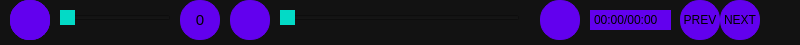
<?xml version="1.0" encoding="UTF-8"?>
<ui version="4.0">
 <class>Settings</class>
 <widget class="QWidget" name="Settings">
  <property name="geometry">
   <rect>
    <x>0</x>
    <y>0</y>
    <width>800</width>
    <height>45</height>
   </rect>
  </property>
  <property name="sizePolicy">
   <sizepolicy hsizetype="Fixed" vsizetype="Fixed">
    <horstretch>0</horstretch>
    <verstretch>0</verstretch>
   </sizepolicy>
  </property>
  <property name="minimumSize">
   <size>
    <width>800</width>
    <height>40</height>
   </size>
  </property>
  <property name="palette">
   <palette>
    <active>
     <colorrole role="WindowText">
      <brush brushstyle="SolidPattern">
       <color alpha="255">
        <red>255</red>
        <green>255</green>
        <blue>255</blue>
       </color>
      </brush>
     </colorrole>
     <colorrole role="Button">
      <brush brushstyle="SolidPattern">
       <color alpha="255">
        <red>18</red>
        <green>18</green>
        <blue>18</blue>
       </color>
      </brush>
     </colorrole>
     <colorrole role="Light">
      <brush brushstyle="SolidPattern">
       <color alpha="255">
        <red>81</red>
        <green>85</green>
        <blue>94</blue>
       </color>
      </brush>
     </colorrole>
     <colorrole role="Midlight">
      <brush brushstyle="SolidPattern">
       <color alpha="255">
        <red>67</red>
        <green>71</green>
        <blue>78</blue>
       </color>
      </brush>
     </colorrole>
     <colorrole role="Dark">
      <brush brushstyle="SolidPattern">
       <color alpha="255">
        <red>27</red>
        <green>28</green>
        <blue>31</blue>
       </color>
      </brush>
     </colorrole>
     <colorrole role="Mid">
      <brush brushstyle="SolidPattern">
       <color alpha="255">
        <red>36</red>
        <green>38</green>
        <blue>42</blue>
       </color>
      </brush>
     </colorrole>
     <colorrole role="Text">
      <brush brushstyle="SolidPattern">
       <color alpha="255">
        <red>255</red>
        <green>255</green>
        <blue>255</blue>
       </color>
      </brush>
     </colorrole>
     <colorrole role="BrightText">
      <brush brushstyle="SolidPattern">
       <color alpha="255">
        <red>255</red>
        <green>255</green>
        <blue>255</blue>
       </color>
      </brush>
     </colorrole>
     <colorrole role="ButtonText">
      <brush brushstyle="SolidPattern">
       <color alpha="255">
        <red>255</red>
        <green>255</green>
        <blue>255</blue>
       </color>
      </brush>
     </colorrole>
     <colorrole role="Base">
      <brush brushstyle="SolidPattern">
       <color alpha="255">
        <red>18</red>
        <green>18</green>
        <blue>18</blue>
       </color>
      </brush>
     </colorrole>
     <colorrole role="Window">
      <brush brushstyle="SolidPattern">
       <color alpha="255">
        <red>18</red>
        <green>18</green>
        <blue>18</blue>
       </color>
      </brush>
     </colorrole>
     <colorrole role="Shadow">
      <brush brushstyle="SolidPattern">
       <color alpha="255">
        <red>0</red>
        <green>0</green>
        <blue>0</blue>
       </color>
      </brush>
     </colorrole>
     <colorrole role="AlternateBase">
      <brush brushstyle="SolidPattern">
       <color alpha="255">
        <red>27</red>
        <green>28</green>
        <blue>31</blue>
       </color>
      </brush>
     </colorrole>
     <colorrole role="ToolTipBase">
      <brush brushstyle="SolidPattern">
       <color alpha="255">
        <red>255</red>
        <green>255</green>
        <blue>220</blue>
       </color>
      </brush>
     </colorrole>
     <colorrole role="ToolTipText">
      <brush brushstyle="SolidPattern">
       <color alpha="255">
        <red>0</red>
        <green>0</green>
        <blue>0</blue>
       </color>
      </brush>
     </colorrole>
     <colorrole role="PlaceholderText">
      <brush brushstyle="SolidPattern">
       <color alpha="128">
        <red>255</red>
        <green>255</green>
        <blue>255</blue>
       </color>
      </brush>
     </colorrole>
    </active>
    <inactive>
     <colorrole role="WindowText">
      <brush brushstyle="SolidPattern">
       <color alpha="255">
        <red>255</red>
        <green>255</green>
        <blue>255</blue>
       </color>
      </brush>
     </colorrole>
     <colorrole role="Button">
      <brush brushstyle="SolidPattern">
       <color alpha="255">
        <red>18</red>
        <green>18</green>
        <blue>18</blue>
       </color>
      </brush>
     </colorrole>
     <colorrole role="Light">
      <brush brushstyle="SolidPattern">
       <color alpha="255">
        <red>81</red>
        <green>85</green>
        <blue>94</blue>
       </color>
      </brush>
     </colorrole>
     <colorrole role="Midlight">
      <brush brushstyle="SolidPattern">
       <color alpha="255">
        <red>67</red>
        <green>71</green>
        <blue>78</blue>
       </color>
      </brush>
     </colorrole>
     <colorrole role="Dark">
      <brush brushstyle="SolidPattern">
       <color alpha="255">
        <red>27</red>
        <green>28</green>
        <blue>31</blue>
       </color>
      </brush>
     </colorrole>
     <colorrole role="Mid">
      <brush brushstyle="SolidPattern">
       <color alpha="255">
        <red>36</red>
        <green>38</green>
        <blue>42</blue>
       </color>
      </brush>
     </colorrole>
     <colorrole role="Text">
      <brush brushstyle="SolidPattern">
       <color alpha="255">
        <red>255</red>
        <green>255</green>
        <blue>255</blue>
       </color>
      </brush>
     </colorrole>
     <colorrole role="BrightText">
      <brush brushstyle="SolidPattern">
       <color alpha="255">
        <red>255</red>
        <green>255</green>
        <blue>255</blue>
       </color>
      </brush>
     </colorrole>
     <colorrole role="ButtonText">
      <brush brushstyle="SolidPattern">
       <color alpha="255">
        <red>255</red>
        <green>255</green>
        <blue>255</blue>
       </color>
      </brush>
     </colorrole>
     <colorrole role="Base">
      <brush brushstyle="SolidPattern">
       <color alpha="255">
        <red>18</red>
        <green>18</green>
        <blue>18</blue>
       </color>
      </brush>
     </colorrole>
     <colorrole role="Window">
      <brush brushstyle="SolidPattern">
       <color alpha="255">
        <red>18</red>
        <green>18</green>
        <blue>18</blue>
       </color>
      </brush>
     </colorrole>
     <colorrole role="Shadow">
      <brush brushstyle="SolidPattern">
       <color alpha="255">
        <red>0</red>
        <green>0</green>
        <blue>0</blue>
       </color>
      </brush>
     </colorrole>
     <colorrole role="AlternateBase">
      <brush brushstyle="SolidPattern">
       <color alpha="255">
        <red>27</red>
        <green>28</green>
        <blue>31</blue>
       </color>
      </brush>
     </colorrole>
     <colorrole role="ToolTipBase">
      <brush brushstyle="SolidPattern">
       <color alpha="255">
        <red>255</red>
        <green>255</green>
        <blue>220</blue>
       </color>
      </brush>
     </colorrole>
     <colorrole role="ToolTipText">
      <brush brushstyle="SolidPattern">
       <color alpha="255">
        <red>0</red>
        <green>0</green>
        <blue>0</blue>
       </color>
      </brush>
     </colorrole>
     <colorrole role="PlaceholderText">
      <brush brushstyle="SolidPattern">
       <color alpha="128">
        <red>255</red>
        <green>255</green>
        <blue>255</blue>
       </color>
      </brush>
     </colorrole>
    </inactive>
    <disabled>
     <colorrole role="WindowText">
      <brush brushstyle="SolidPattern">
       <color alpha="255">
        <red>27</red>
        <green>28</green>
        <blue>31</blue>
       </color>
      </brush>
     </colorrole>
     <colorrole role="Button">
      <brush brushstyle="SolidPattern">
       <color alpha="255">
        <red>18</red>
        <green>18</green>
        <blue>18</blue>
       </color>
      </brush>
     </colorrole>
     <colorrole role="Light">
      <brush brushstyle="SolidPattern">
       <color alpha="255">
        <red>81</red>
        <green>85</green>
        <blue>94</blue>
       </color>
      </brush>
     </colorrole>
     <colorrole role="Midlight">
      <brush brushstyle="SolidPattern">
       <color alpha="255">
        <red>67</red>
        <green>71</green>
        <blue>78</blue>
       </color>
      </brush>
     </colorrole>
     <colorrole role="Dark">
      <brush brushstyle="SolidPattern">
       <color alpha="255">
        <red>27</red>
        <green>28</green>
        <blue>31</blue>
       </color>
      </brush>
     </colorrole>
     <colorrole role="Mid">
      <brush brushstyle="SolidPattern">
       <color alpha="255">
        <red>36</red>
        <green>38</green>
        <blue>42</blue>
       </color>
      </brush>
     </colorrole>
     <colorrole role="Text">
      <brush brushstyle="SolidPattern">
       <color alpha="255">
        <red>27</red>
        <green>28</green>
        <blue>31</blue>
       </color>
      </brush>
     </colorrole>
     <colorrole role="BrightText">
      <brush brushstyle="SolidPattern">
       <color alpha="255">
        <red>255</red>
        <green>255</green>
        <blue>255</blue>
       </color>
      </brush>
     </colorrole>
     <colorrole role="ButtonText">
      <brush brushstyle="SolidPattern">
       <color alpha="255">
        <red>27</red>
        <green>28</green>
        <blue>31</blue>
       </color>
      </brush>
     </colorrole>
     <colorrole role="Base">
      <brush brushstyle="SolidPattern">
       <color alpha="255">
        <red>18</red>
        <green>18</green>
        <blue>18</blue>
       </color>
      </brush>
     </colorrole>
     <colorrole role="Window">
      <brush brushstyle="SolidPattern">
       <color alpha="255">
        <red>18</red>
        <green>18</green>
        <blue>18</blue>
       </color>
      </brush>
     </colorrole>
     <colorrole role="Shadow">
      <brush brushstyle="SolidPattern">
       <color alpha="255">
        <red>0</red>
        <green>0</green>
        <blue>0</blue>
       </color>
      </brush>
     </colorrole>
     <colorrole role="AlternateBase">
      <brush brushstyle="SolidPattern">
       <color alpha="255">
        <red>54</red>
        <green>57</green>
        <blue>63</blue>
       </color>
      </brush>
     </colorrole>
     <colorrole role="ToolTipBase">
      <brush brushstyle="SolidPattern">
       <color alpha="255">
        <red>255</red>
        <green>255</green>
        <blue>220</blue>
       </color>
      </brush>
     </colorrole>
     <colorrole role="ToolTipText">
      <brush brushstyle="SolidPattern">
       <color alpha="255">
        <red>0</red>
        <green>0</green>
        <blue>0</blue>
       </color>
      </brush>
     </colorrole>
     <colorrole role="PlaceholderText">
      <brush brushstyle="SolidPattern">
       <color alpha="128">
        <red>255</red>
        <green>255</green>
        <blue>255</blue>
       </color>
      </brush>
     </colorrole>
    </disabled>
   </palette>
  </property>
  <property name="windowTitle">
   <string>Form</string>
  </property>
  <property name="styleSheet">
   <string notr="true">background-color:rgb(18, 18, 18);</string>
  </property>
  <widget class="QPushButton" name="pushButton">
   <property name="geometry">
    <rect>
     <x>10</x>
     <y>0</y>
     <width>40</width>
     <height>40</height>
    </rect>
   </property>
   <property name="minimumSize">
    <size>
     <width>40</width>
     <height>40</height>
    </size>
   </property>
   <property name="cursor">
    <cursorShape>PointingHandCursor</cursorShape>
   </property>
   <property name="styleSheet">
    <string notr="true">QPushButton {
 background-color: rgb(98, 0, 238);
 border-style: solid;
 border-width:1px;
 border-radius:19px;
 border-color: rgb(98, 0, 238);
 max-width:38px;
 max-height:38px;
 min-width:38px;
 min-height:38px;
}</string>
   </property>
   <property name="text">
    <string/>
   </property>
   <property name="icon">
    <iconset resource="material_design.qrc">
     <normaloff>:/new/prefix1/resources/play_arrow-24px.svg</normaloff>:/new/prefix1/resources/play_arrow-24px.svg</iconset>
   </property>
  </widget>
  <widget class="QPushButton" name="pushButton_2">
   <property name="geometry">
    <rect>
     <x>10</x>
     <y>0</y>
     <width>40</width>
     <height>40</height>
    </rect>
   </property>
   <property name="sizePolicy">
    <sizepolicy hsizetype="Fixed" vsizetype="Fixed">
     <horstretch>0</horstretch>
     <verstretch>0</verstretch>
    </sizepolicy>
   </property>
   <property name="minimumSize">
    <size>
     <width>40</width>
     <height>40</height>
    </size>
   </property>
   <property name="cursor">
    <cursorShape>PointingHandCursor</cursorShape>
   </property>
   <property name="styleSheet">
    <string notr="true">QPushButton {
 background-color: rgb(98, 0, 238);
 border-style: solid;
 border-width:1px;
 border-radius:19px;
 border-color: rgb(98, 0, 238);
 max-width:38px;
 max-height:38px;
 min-width:38px;
 min-height:38px;
}</string>
   </property>
   <property name="text">
    <string/>
   </property>
   <property name="icon">
    <iconset resource="material_design.qrc">
     <normaloff>:/new/prefix1/resources/pause_circle_filled-24px.svg</normaloff>:/new/prefix1/resources/pause_circle_filled-24px.svg</iconset>
   </property>
  </widget>
  <widget class="QPushButton" name="pushButton_3">
   <property name="geometry">
    <rect>
     <x>540</x>
     <y>0</y>
     <width>40</width>
     <height>40</height>
    </rect>
   </property>
   <property name="sizePolicy">
    <sizepolicy hsizetype="Fixed" vsizetype="Fixed">
     <horstretch>0</horstretch>
     <verstretch>0</verstretch>
    </sizepolicy>
   </property>
   <property name="minimumSize">
    <size>
     <width>40</width>
     <height>40</height>
    </size>
   </property>
   <property name="cursor">
    <cursorShape>PointingHandCursor</cursorShape>
   </property>
   <property name="autoFillBackground">
    <bool>false</bool>
   </property>
   <property name="styleSheet">
    <string notr="true">QPushButton {
 background-color: rgb(98, 0, 238);
 border-style: solid;
 border-width:1px;
 border-radius:19px;
 border-color: rgb(98, 0, 238);
 max-width:38px;
 max-height:38px;
 min-width:38px;
 min-height:38px;
}</string>
   </property>
   <property name="text">
    <string/>
   </property>
   <property name="icon">
    <iconset resource="material_design.qrc">
     <normaloff>:/new/prefix1/resources/video_library-24px.svg</normaloff>:/new/prefix1/resources/video_library-24px.svg</iconset>
   </property>
  </widget>
  <widget class="QSlider" name="horizontalSlider">
   <property name="geometry">
    <rect>
     <x>60</x>
     <y>10</y>
     <width>111</width>
     <height>16</height>
    </rect>
   </property>
   <property name="cursor">
    <cursorShape>ClosedHandCursor</cursorShape>
   </property>
   <property name="styleSheet">
    <string notr="true">QSlider::handle:horizontal {background-color: rgb(3, 218, 198);}
</string>
   </property>
   <property name="orientation">
    <enum>Qt::Horizontal</enum>
   </property>
  </widget>
  <widget class="QSlider" name="horizontalSlider_2">
   <property name="geometry">
    <rect>
     <x>280</x>
     <y>10</y>
     <width>240</width>
     <height>16</height>
    </rect>
   </property>
   <property name="sizePolicy">
    <sizepolicy hsizetype="Fixed" vsizetype="Fixed">
     <horstretch>0</horstretch>
     <verstretch>0</verstretch>
    </sizepolicy>
   </property>
   <property name="minimumSize">
    <size>
     <width>240</width>
     <height>0</height>
    </size>
   </property>
   <property name="cursor">
    <cursorShape>ClosedHandCursor</cursorShape>
   </property>
   <property name="styleSheet">
    <string notr="true">QSlider::handle:horizontal {background-color: rgb(3, 218, 198);}
</string>
   </property>
   <property name="orientation">
    <enum>Qt::Horizontal</enum>
   </property>
  </widget>
  <widget class="QPushButton" name="mutebutton">
   <property name="geometry">
    <rect>
     <x>230</x>
     <y>0</y>
     <width>40</width>
     <height>40</height>
    </rect>
   </property>
   <property name="sizePolicy">
    <sizepolicy hsizetype="Fixed" vsizetype="Fixed">
     <horstretch>0</horstretch>
     <verstretch>0</verstretch>
    </sizepolicy>
   </property>
   <property name="minimumSize">
    <size>
     <width>40</width>
     <height>40</height>
    </size>
   </property>
   <property name="toolTip">
    <string>&lt;html&gt;&lt;head/&gt;&lt;body&gt;&lt;p&gt;&lt;img src=&quot;:/new/prefix1/resources/volume_off-24px.svg&quot;/&gt;&lt;/p&gt;&lt;/body&gt;&lt;/html&gt;</string>
   </property>
   <property name="styleSheet">
    <string notr="true">QPushButton {
 background-color: rgb(98, 0, 238);
 border-style: solid;
 border-width:1px;
 border-radius:19px;
 border-color: rgb(98, 0, 238);
 max-width:38px;
 max-height:38px;
 min-width:38px;
 min-height:38px;
}</string>
   </property>
   <property name="text">
    <string/>
   </property>
   <property name="icon">
    <iconset resource="material_design.qrc">
     <normaloff>:/new/prefix1/resources/volume_off-24px.svg</normaloff>:/new/prefix1/resources/volume_off-24px.svg</iconset>
   </property>
  </widget>
  <widget class="QLabel" name="label">
   <property name="geometry">
    <rect>
     <x>590</x>
     <y>10</y>
     <width>81</width>
     <height>20</height>
    </rect>
   </property>
   <property name="sizePolicy">
    <sizepolicy hsizetype="Fixed" vsizetype="Fixed">
     <horstretch>0</horstretch>
     <verstretch>0</verstretch>
    </sizepolicy>
   </property>
   <property name="styleSheet">
    <string notr="true">QLabel {
 background-color: rgb(98, 0, 238);
 border-style: solid;
 border-width:1px;
 border-radius:19px;
 border-color: rgb(98, 0, 238);
 
}</string>
   </property>
   <property name="text">
    <string>00:00/00:00</string>
   </property>
  </widget>
  <widget class="QLabel" name="label_2">
   <property name="geometry">
    <rect>
     <x>180</x>
     <y>0</y>
     <width>40</width>
     <height>40</height>
    </rect>
   </property>
   <property name="sizePolicy">
    <sizepolicy hsizetype="Fixed" vsizetype="Fixed">
     <horstretch>0</horstretch>
     <verstretch>0</verstretch>
    </sizepolicy>
   </property>
   <property name="font">
    <font>
     <pointsize>11</pointsize>
    </font>
   </property>
   <property name="styleSheet">
    <string notr="true">QLabel {
 background-color: rgb(98, 0, 238);
 border-style: solid;
 border-width:1px;
 border-radius:19px;
 border-color: rgb(98, 0, 238);
 max-width:38px;
 max-height:38px;
 min-width:38px;
 min-height:38px;
}</string>
   </property>
   <property name="text">
    <string>0</string>
   </property>
   <property name="alignment">
    <set>Qt::AlignCenter</set>
   </property>
  </widget>
  <widget class="QPushButton" name="forwardButton">
   <property name="geometry">
    <rect>
     <x>720</x>
     <y>0</y>
     <width>40</width>
     <height>40</height>
    </rect>
   </property>
   <property name="minimumSize">
    <size>
     <width>40</width>
     <height>40</height>
    </size>
   </property>
   <property name="styleSheet">
    <string notr="true">QPushButton {
 background-color: rgb(98, 0, 238);
 border-style: solid;
 border-width:1px;
 border-radius:19px;
 border-color: rgb(98, 0, 238);
 max-width:38px;
 max-height:38px;
 min-width:38px;
 min-height:38px;
}</string>
   </property>
   <property name="text">
    <string>NEXT</string>
   </property>
  </widget>
  <widget class="QPushButton" name="prevButton">
   <property name="geometry">
    <rect>
     <x>680</x>
     <y>0</y>
     <width>40</width>
     <height>40</height>
    </rect>
   </property>
   <property name="minimumSize">
    <size>
     <width>40</width>
     <height>40</height>
    </size>
   </property>
   <property name="styleSheet">
    <string notr="true">QPushButton {
 background-color: rgb(98, 0, 238);
 border-style: solid;
 border-width:1px;
 border-radius:19px;
 border-color: rgb(98, 0, 238);
 max-width:38px;
 max-height:38px;
 min-width:38px;
 min-height:38px;
}</string>
   </property>
   <property name="text">
    <string>PREV</string>
   </property>
  </widget>
 </widget>
 <resources>
  <include location="material_design.qrc"/>
 </resources>
 <connections>
  <connection>
   <sender>horizontalSlider</sender>
   <signal>valueChanged(int)</signal>
   <receiver>label_2</receiver>
   <slot>setNum(int)</slot>
   <hints>
    <hint type="sourcelabel">
     <x>183</x>
     <y>12</y>
    </hint>
    <hint type="destinationlabel">
     <x>287</x>
     <y>15</y>
    </hint>
   </hints>
  </connection>
 </connections>
</ui>
